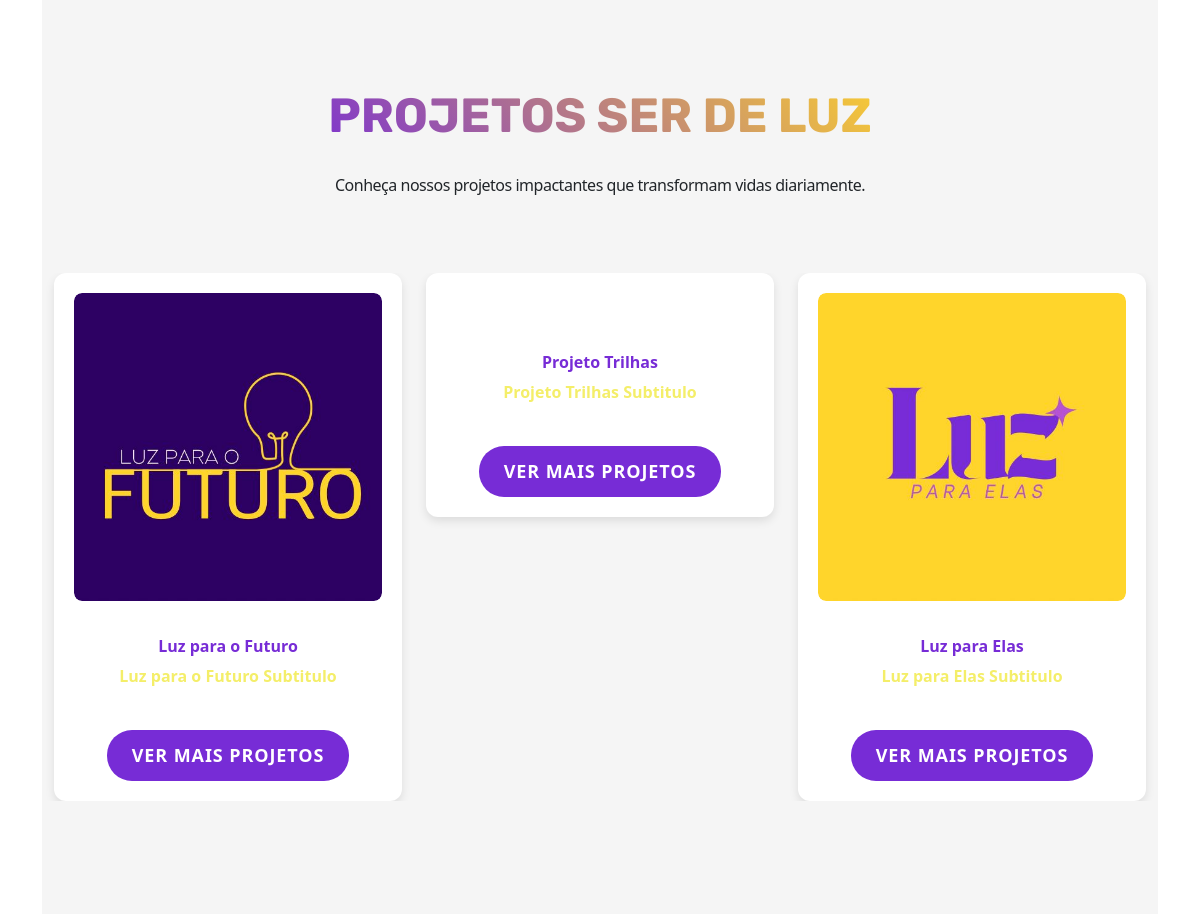
Before: / (middle part) with the older database file.
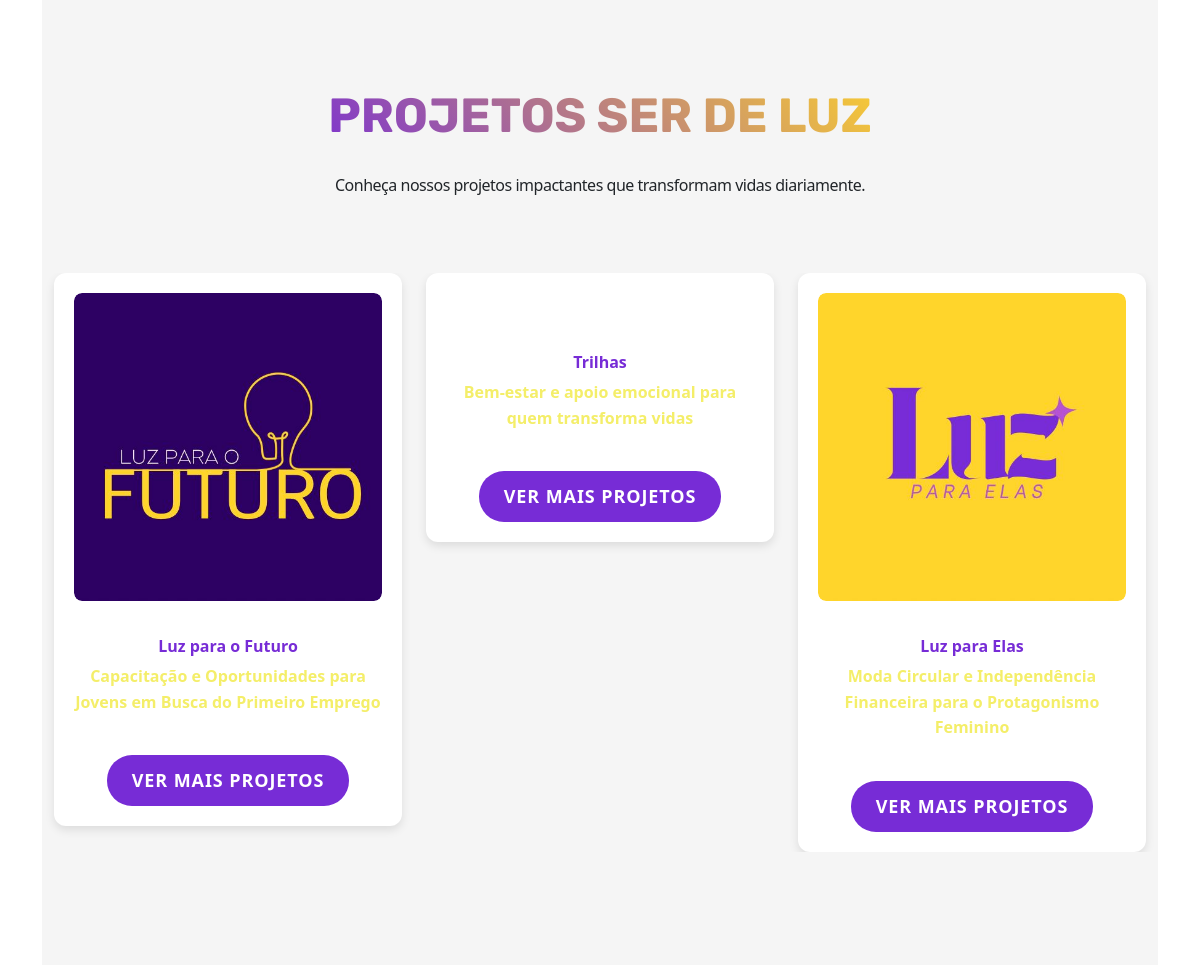
After: the same page with the newer database file.
### myapp/models.py (models this page shows, shortened)
class Projeto(models.Model):
    titulo = models.CharField(max_length=100)
    subtitulo = models.CharField(max_length=100)
    descricao = models.TextField()
    fotoprojeto = models.FileField(upload_to='projeto', verbose_name='fotoprojeto',
        null=True, blank=True)
    is_ativo = models.BooleanField(default=False)
    class Meta:
        verbose_name = 'Projeto'
        verbose_name_plural = 'Projetos'
        ordering = ['id']

### myapp/views.py (the view)
# urls.py: path('', views.site, name='index'),
def site(request):
    projetos = Projeto.objects.filter(is_ativo=False)
    context = {'projetos': projetos}
    return render(request, 'index.html', context)

### myapp/templates/index.html (shortened to what this page needs)
{% extends 'base.html' %}
{% load static %}
{% block content %}
  {% include 'quemsomos.html' %}
  <section class="section section-lg bg-gray-1">
    <div class="container">
      <div class="row justify-content-center text-center">
        <div class="col-md-9 col-lg-7 wow-outer">
          <div class="wow slideInDown">
            <head>
          </head>
          <body>
              <h3 class="texto-destaque">Projetos Ser de Luz</h3>
          </body>
          </html>
            <p>Conheça nossos projetos impactantes que transformam vidas diariamente.</p>
          </div>
        </div>
      </div>
      <div class="row row-50">
        {% for projeto in projetos|slice:":3" %}
          <div class="col-md-6 col-lg-4 wow-outer">
            <div class="wow fadeInUp">
              <article class="box-causes">
                <div class="box-causes-img">
                  {% if projeto.fotoprojeto %}
                    <img src="{{ projeto.fotoprojeto.url }}" alt="{{ projeto.nome }}" class="projeto-img">
                  {% else %}
                    <img src="{% static 'images/default.jpg' %}" alt="Imagem não disponível" class="projeto-img">
                  {% endif %}
                </div>
                <p class="box-causes-donate">
                  <span class="box-causes-donate-complete">{{ projeto.titulo }}</span>
                  <span class="text-highlight">{{ projeto.subtitulo }}</span>
                </p>
                <div class="text-center mt-4">
                  <a href="{% url 'projeto' %}" class="btn btn-primary btn-lg">Ver mais projetos</a>
                </div>
              </article>
            </div>
          </div>
        {% endfor %}
      </div>
    </div>
  </section>
{% endblock %}

### base/templates/base.html (shortened to what this page needs)
{% load static %}
<!DOCTYPE html>
<html class="wide wow-animation" lang="pt-br">
<head>
    <link rel="stylesheet" href="https://cdnjs.cloudflare.com/ajax/libs/font-awesome/6.5.1/css/all.min.css">
    <link href="{% static 'fontawesomefree/css/all.min.css' %}" rel="stylesheet" type="text/css">
  <link rel="stylesheet" href="{% static 'css/style.css' %}">
  <link rel="stylesheet" href="{% static 'css/bootstrap.css' %}">
  <link rel="stylesheet" href="{% static 'css/fonts.css' %}">
  <link rel="stylesheet" href="{% static 'css/fontawesome.min.css' %}">
  <link href="https://cdn.jsdelivr.net/npm/bootstrap@5.3.3/dist/css/bootstrap.min.css" rel="stylesheet">
</head>
<body>
	{% include 'navbar.html' %}
	<div class="container">
		{% block content %}
		{% endblock %}
</body>
</html>

### base/templates/navbar.html (shortened to what this page needs)
{% load static %}
<!DOCTYPE html>
<html lang="pt-br">
<head>
</head>
<body>
</body>
</html>

### myapp/templates/quemsomos.html (shortened to what this page needs)
{% load static %}
            <head>
          </head>
          <body>
          </body>
          </html>

### base/templates/rodape.html (shortened to what this page needs)
{% load static %}

### myapp/templates/quemsomos.html (style rules this page uses)
.texto-destaque { font-size: 48px; font-weight: bold; background: linear-gradient(45deg, #772cd6, #ffd42b); background-clip: text; color: transparent; text-align: center; text-transform: uppercase; }

### myapp/templates/index.html (style rules this page uses)
.texto-destaque { font-size: 48px; font-weight: bold; background: linear-gradient(45deg, #772cd6, #ffd42b); background-clip: text; color: transparent; text-align: center; text-transform: uppercase; }
.box-causes { background: #fff; border-radius: 12px; box-shadow: 0 4px 10px rgba(0, 0, 0, 0.1); overflow: hidden; transition: all 0.3s ease-in-out; padding: 20px; text-align: center; display: flex; flex-direction: column; align-items: center; }
.box-causes-img { width: 100%; overflow: hidden; border-radius: 8px; }
.projeto-img { width: 100%; height: auto; max-width: 372px; max-height: 396px; object-fit: cover; border-radius: 8px; transition: transform 0.3s ease-in-out; }
.box-causes p { font-size: 16px; color: #666; margin-top: 10px; line-height: 1.6; }
.btn-primary { border-radius: 25px; padding: 12px 25px; font-size: 18px; font-weight: bold; background-color: #772cd6; border: none; transition: all 0.3s ease; }
.box-causes-donate-complete { font-weight: bold; display: block; margin-bottom: 5px; }
.text-highlight { color: #f4ee69; font-weight: 600; }

Changed rows visible on the page:
changed Projeto "Luz para o Futuro": subtitulo "Luz para o Futuro Subtitulo" → "Capacitação e Oportunidades para Jovens em Busca do Primeiro Emprego"
changed Projeto: titulo "Projeto Trilhas" → "Trilhas"; subtitulo "Projeto Trilhas Subtitulo" → "Bem-estar e apoio emocional para quem transforma vidas"
changed Projeto "Luz para Elas": subtitulo "Luz para Elas Subtitulo" → "Moda Circular e Independência Financeira para o Protagonismo Feminino"
